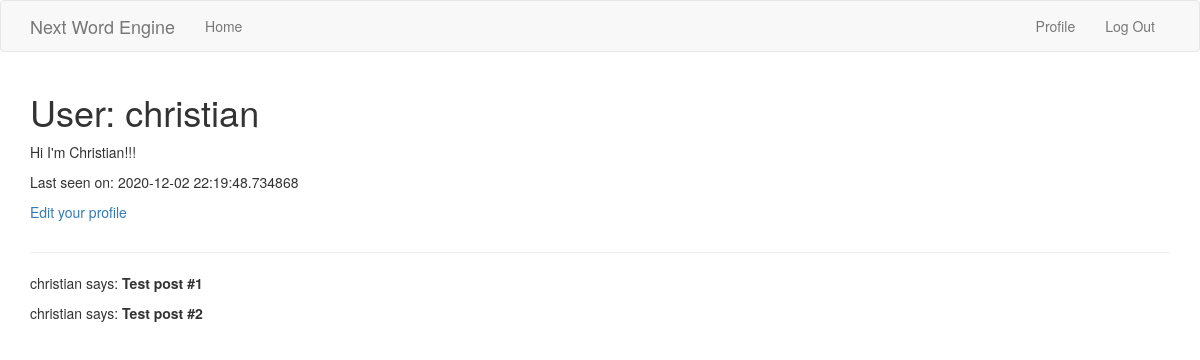
The app's page /user/christian (signed in), older data.
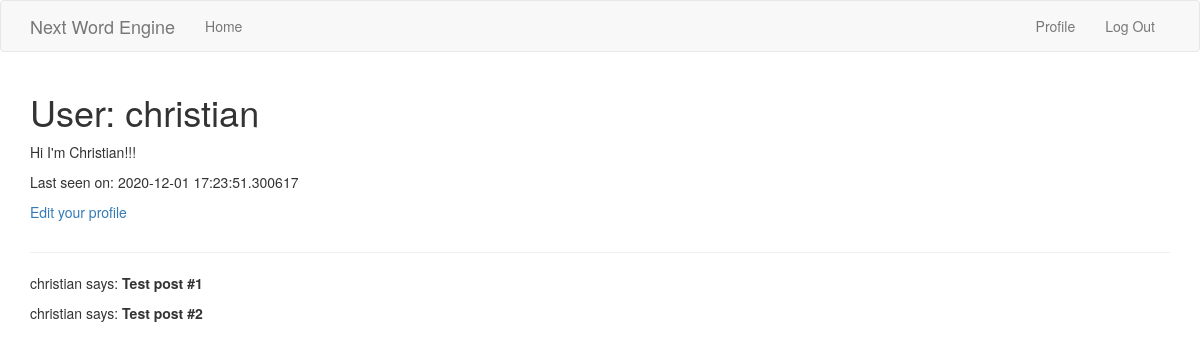
The same page, newer data.
### client/sql_models.py (models this page shows, shortened)
class User(UserMixin, db.Model):
    id = db.Column(db.Integer, primary_key=True)
    username = db.Column(db.String(64), index=True, unique=True)
    email = db.Column(db.String(120), index=True, unique=True)
    password_hash = db.Column(db.String(128))
    about_me = db.Column(db.String(140))
    last_seen = db.Column(db.DateTime, default=datetime.now(timezone.utc))

### client/routes.py (the view)
@app.route('/user/<username>')
@login_required
def user(username):
    user = User.query.filter_by(username=username).first_or_404()
    posts = [
        {'author': user, 'body': 'Test post #1'},
        {'author': user, 'body': 'Test post #2'}
    ]
    return render_template('user.html', user=user, posts=posts)

### client/routes.py (called while the page is built)
@app.before_request
def before_request():
    if current_user.is_authenticated:
        current_user.last_seen = datetime.now(timezone.utc)
        db.session.commit()

### client/sql_models.py (called while the page is built)
@login.user_loader
def load_user(id):
    return User.query.get(int(id))

### client/templates/user.html
{% extends 'base.html' %}
{% block app_content %}
    <table>
        <tr valign="top">
            <td>
                <h1>User: {{ user.username }}</h1>
                {% if user.about_me %} <p>{{ user.about_me }}</p> {% endif %}
                {% if user.last_seen %} <p>Last seen on: {{ user.last_seen }}</p> {% endif %}
                {% if user == current_user %} <p><a href="{{ url_for('edit_profile') }}">Edit your profile</p> {% endif %}
            </td>
        </tr>
    </table>
    <hr>
    {% for post in posts %}
    <p>
    {{ post.author.username }} says: <b> {{ post.body }} </b>
    </p>
    {% endfor %}
{% endblock %}

### client/templates/base.html (shortened to what this page needs)
{% extends 'bootstrap/base.html' %}
{% block navbar %}
    <nav class="navbar navbar-default">
        <div class="container">
            <div class="navbar-header">
                <a class="navbar-brand" href="{{ url_for('index') }}">Next Word Engine</a>
            </div>
            <div class="collapse navbar-collapse" id="bs-example-navbar-collapse-1">
                <ul class="nav navbar-nav">
                    <li><a href="{{ url_for('index') }}">Home</a></li>
                </ul>
                <ul class="nav navbar-nav navbar-right">
                    {% if current_user.is_anonymous %}
                    <li><a href="{{ url_for('login') }}">Log In</a></li>
                    {% else %}
                    <li><a href="{{ url_for('user', username=current_user.username) }}">Profile</a></li>
                    <li><a href="{{ url_for('logout') }}">Log Out</a></li>
                    {% endif %}
                </ul>
            </div>
        </div>
    </nav>
{% endblock %}
{% block content %}
    <div class="container">
        {% block app_content %}
        {% endblock %}
    </div>
{% endblock %}

Row changes from the older to the newer data that the page shows:
changed User "christian": last_seen "2020-12-02 22:19:48.734868" → "2020-12-01 17:23:51.300617"
